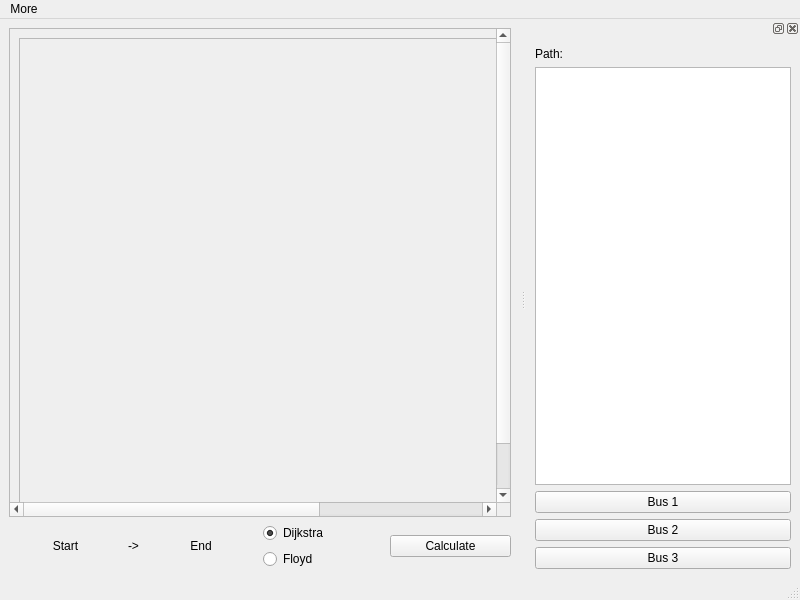
<?xml version="1.0" encoding="UTF-8"?>
<ui version="4.0">
 <class>MainWindow</class>
 <widget class="QMainWindow" name="MainWindow">
  <property name="geometry">
   <rect>
    <x>0</x>
    <y>0</y>
    <width>800</width>
    <height>600</height>
   </rect>
  </property>
  <property name="minimumSize">
   <size>
    <width>800</width>
    <height>600</height>
   </size>
  </property>
  <property name="windowTitle">
   <string notr="true">幻想市公共交通乘坐路线查询程序</string>
  </property>
  <property name="windowIcon">
   <iconset resource="../../res/res.qrc">
    <normaloff>:/img/img/busicon.png</normaloff>:/img/img/busicon.png</iconset>
  </property>
  <widget class="QWidget" name="centralwidget">
   <layout class="QGridLayout" name="gridLayout_2">
    <item row="1" column="0">
     <layout class="QHBoxLayout" name="horizontalLayout">
      <item>
       <widget class="QPushButton" name="pushButton_start">
        <property name="sizePolicy">
         <sizepolicy hsizetype="Expanding" vsizetype="Fixed">
          <horstretch>0</horstretch>
          <verstretch>0</verstretch>
         </sizepolicy>
        </property>
        <property name="text">
         <string>Start</string>
        </property>
        <property name="flat">
         <bool>true</bool>
        </property>
       </widget>
      </item>
      <item>
       <widget class="QLabel" name="label_arrow">
        <property name="text">
         <string notr="true">-&gt;</string>
        </property>
        <property name="alignment">
         <set>Qt::AlignCenter</set>
        </property>
       </widget>
      </item>
      <item>
       <widget class="QPushButton" name="pushButton_end">
        <property name="sizePolicy">
         <sizepolicy hsizetype="Expanding" vsizetype="Fixed">
          <horstretch>0</horstretch>
          <verstretch>0</verstretch>
         </sizepolicy>
        </property>
        <property name="text">
         <string>End</string>
        </property>
        <property name="flat">
         <bool>true</bool>
        </property>
       </widget>
      </item>
     </layout>
    </item>
    <item row="0" column="0" colspan="2">
     <widget class="ZoomArea" name="zoomArea">
      <property name="widgetResizable">
       <bool>true</bool>
      </property>
      <widget class="QWidget" name="scrollAreaWidgetContents">
       <property name="geometry">
        <rect>
         <x>0</x>
         <y>0</y>
         <width>758</width>
         <height>530</height>
        </rect>
       </property>
       <layout class="QVBoxLayout" name="verticalLayout_2">
        <item>
         <widget class="QFrame" name="frame">
          <property name="sizePolicy">
           <sizepolicy hsizetype="Expanding" vsizetype="Expanding">
            <horstretch>0</horstretch>
            <verstretch>0</verstretch>
           </sizepolicy>
          </property>
          <property name="minimumSize">
           <size>
            <width>736</width>
            <height>508</height>
           </size>
          </property>
          <property name="frameShape">
           <enum>QFrame::StyledPanel</enum>
          </property>
          <property name="frameShadow">
           <enum>QFrame::Raised</enum>
          </property>
          <widget class="QPushButton" name="pushButton_p12">
           <property name="geometry">
            <rect>
             <x>160</x>
             <y>30</y>
             <width>31</width>
             <height>31</height>
            </rect>
           </property>
           <property name="toolTip">
            <string notr="true">12</string>
           </property>
           <property name="text">
            <string/>
           </property>
           <property name="flat">
            <bool>true</bool>
           </property>
          </widget>
          <widget class="QPushButton" name="pushButton_p13">
           <property name="geometry">
            <rect>
             <x>170</x>
             <y>270</y>
             <width>31</width>
             <height>31</height>
            </rect>
           </property>
           <property name="toolTip">
            <string notr="true">13</string>
           </property>
           <property name="text">
            <string/>
           </property>
           <property name="flat">
            <bool>true</bool>
           </property>
          </widget>
          <widget class="QPushButton" name="pushButton_p00">
           <property name="geometry">
            <rect>
             <x>160</x>
             <y>450</y>
             <width>31</width>
             <height>31</height>
            </rect>
           </property>
           <property name="toolTip">
            <string notr="true">0</string>
           </property>
           <property name="text">
            <string/>
           </property>
           <property name="flat">
            <bool>true</bool>
           </property>
          </widget>
          <widget class="QPushButton" name="pushButton_p01">
           <property name="geometry">
            <rect>
             <x>360</x>
             <y>630</y>
             <width>31</width>
             <height>31</height>
            </rect>
           </property>
           <property name="toolTip">
            <string notr="true">1</string>
           </property>
           <property name="text">
            <string/>
           </property>
           <property name="flat">
            <bool>true</bool>
           </property>
          </widget>
          <widget class="QPushButton" name="pushButton_p02">
           <property name="geometry">
            <rect>
             <x>590</x>
             <y>550</y>
             <width>31</width>
             <height>31</height>
            </rect>
           </property>
           <property name="toolTip">
            <string notr="true">2</string>
           </property>
           <property name="text">
            <string/>
           </property>
           <property name="flat">
            <bool>true</bool>
           </property>
          </widget>
          <widget class="QPushButton" name="pushButton_p15">
           <property name="geometry">
            <rect>
             <x>520</x>
             <y>260</y>
             <width>31</width>
             <height>31</height>
            </rect>
           </property>
           <property name="toolTip">
            <string notr="true">15</string>
           </property>
           <property name="text">
            <string/>
           </property>
           <property name="flat">
            <bool>true</bool>
           </property>
          </widget>
          <widget class="QPushButton" name="pushButton_p14">
           <property name="geometry">
            <rect>
             <x>280</x>
             <y>150</y>
             <width>31</width>
             <height>31</height>
            </rect>
           </property>
           <property name="toolTip">
            <string notr="true">14</string>
           </property>
           <property name="text">
            <string/>
           </property>
           <property name="flat">
            <bool>true</bool>
           </property>
          </widget>
          <widget class="QPushButton" name="pushButton_p11">
           <property name="geometry">
            <rect>
             <x>400</x>
             <y>30</y>
             <width>31</width>
             <height>31</height>
            </rect>
           </property>
           <property name="toolTip">
            <string notr="true">11</string>
           </property>
           <property name="text">
            <string/>
           </property>
           <property name="flat">
            <bool>true</bool>
           </property>
          </widget>
          <widget class="QPushButton" name="pushButton_p10">
           <property name="geometry">
            <rect>
             <x>620</x>
             <y>30</y>
             <width>31</width>
             <height>31</height>
            </rect>
           </property>
           <property name="toolTip">
            <string notr="true">10</string>
           </property>
           <property name="text">
            <string/>
           </property>
           <property name="flat">
            <bool>true</bool>
           </property>
          </widget>
          <widget class="QPushButton" name="pushButton_p09">
           <property name="geometry">
            <rect>
             <x>800</x>
             <y>30</y>
             <width>31</width>
             <height>31</height>
            </rect>
           </property>
           <property name="toolTip">
            <string notr="true">9</string>
           </property>
           <property name="text">
            <string/>
           </property>
           <property name="flat">
            <bool>true</bool>
           </property>
          </widget>
          <widget class="QPushButton" name="pushButton_p05">
           <property name="geometry">
            <rect>
             <x>910</x>
             <y>190</y>
             <width>31</width>
             <height>31</height>
            </rect>
           </property>
           <property name="toolTip">
            <string notr="true">5</string>
           </property>
           <property name="text">
            <string/>
           </property>
           <property name="flat">
            <bool>true</bool>
           </property>
          </widget>
          <widget class="QPushButton" name="pushButton_p07">
           <property name="geometry">
            <rect>
             <x>850</x>
             <y>430</y>
             <width>31</width>
             <height>31</height>
            </rect>
           </property>
           <property name="toolTip">
            <string notr="true">7</string>
           </property>
           <property name="text">
            <string/>
           </property>
           <property name="flat">
            <bool>true</bool>
           </property>
          </widget>
          <widget class="QPushButton" name="pushButton_p04">
           <property name="geometry">
            <rect>
             <x>720</x>
             <y>190</y>
             <width>31</width>
             <height>31</height>
            </rect>
           </property>
           <property name="toolTip">
            <string notr="true">4</string>
           </property>
           <property name="text">
            <string/>
           </property>
           <property name="flat">
            <bool>true</bool>
           </property>
          </widget>
          <widget class="QPushButton" name="pushButton_p06">
           <property name="geometry">
            <rect>
             <x>720</x>
             <y>550</y>
             <width>31</width>
             <height>31</height>
            </rect>
           </property>
           <property name="toolTip">
            <string notr="true">6</string>
           </property>
           <property name="text">
            <string/>
           </property>
           <property name="flat">
            <bool>true</bool>
           </property>
          </widget>
          <widget class="QPushButton" name="pushButton_p08">
           <property name="geometry">
            <rect>
             <x>910</x>
             <y>310</y>
             <width>31</width>
             <height>31</height>
            </rect>
           </property>
           <property name="toolTip">
            <string notr="true">8</string>
           </property>
           <property name="text">
            <string/>
           </property>
           <property name="flat">
            <bool>true</bool>
           </property>
          </widget>
          <widget class="QPushButton" name="pushButton_p03">
           <property name="geometry">
            <rect>
             <x>640</x>
             <y>310</y>
             <width>31</width>
             <height>31</height>
            </rect>
           </property>
           <property name="toolTip">
            <string notr="true">3</string>
           </property>
           <property name="text">
            <string/>
           </property>
           <property name="flat">
            <bool>true</bool>
           </property>
          </widget>
          <widget class="QPushButton" name="pushButton_p16">
           <property name="geometry">
            <rect>
             <x>850</x>
             <y>630</y>
             <width>31</width>
             <height>31</height>
            </rect>
           </property>
           <property name="toolTip">
            <string notr="true">16</string>
           </property>
           <property name="text">
            <string/>
           </property>
           <property name="flat">
            <bool>true</bool>
           </property>
          </widget>
          <widget class="QLabel" name="label_img">
           <property name="geometry">
            <rect>
             <x>0</x>
             <y>0</y>
             <width>1481</width>
             <height>735</height>
            </rect>
           </property>
           <property name="sizePolicy">
            <sizepolicy hsizetype="Expanding" vsizetype="Expanding">
             <horstretch>0</horstretch>
             <verstretch>0</verstretch>
            </sizepolicy>
           </property>
           <property name="text">
            <string/>
           </property>
           <property name="pixmap">
            <pixmap resource="../../res/res.qrc">:/img/route</pixmap>
           </property>
           <property name="scaledContents">
            <bool>false</bool>
           </property>
          </widget>
          <zorder>label_img</zorder>
          <zorder>pushButton_p03</zorder>
          <zorder>pushButton_p10</zorder>
          <zorder>pushButton_p05</zorder>
          <zorder>pushButton_p08</zorder>
          <zorder>pushButton_p11</zorder>
          <zorder>pushButton_p13</zorder>
          <zorder>pushButton_p06</zorder>
          <zorder>pushButton_p02</zorder>
          <zorder>pushButton_p07</zorder>
          <zorder>pushButton_p09</zorder>
          <zorder>pushButton_p16</zorder>
          <zorder>pushButton_p04</zorder>
          <zorder>pushButton_p12</zorder>
          <zorder>pushButton_p01</zorder>
          <zorder>pushButton_p15</zorder>
          <zorder>pushButton_p00</zorder>
          <zorder>pushButton_p14</zorder>
         </widget>
        </item>
       </layout>
      </widget>
     </widget>
    </item>
    <item row="1" column="1">
     <layout class="QHBoxLayout" name="horizontalLayout_2">
      <item>
       <layout class="QVBoxLayout" name="verticalLayout">
        <item>
         <widget class="QRadioButton" name="radioButton_dijkstra">
          <property name="sizePolicy">
           <sizepolicy hsizetype="Expanding" vsizetype="Fixed">
            <horstretch>0</horstretch>
            <verstretch>0</verstretch>
           </sizepolicy>
          </property>
          <property name="text">
           <string notr="true">Dijkstra</string>
          </property>
          <property name="checked">
           <bool>true</bool>
          </property>
         </widget>
        </item>
        <item>
         <widget class="QRadioButton" name="radioButton_floyd">
          <property name="sizePolicy">
           <sizepolicy hsizetype="Expanding" vsizetype="Fixed">
            <horstretch>0</horstretch>
            <verstretch>0</verstretch>
           </sizepolicy>
          </property>
          <property name="text">
           <string notr="true">Floyd</string>
          </property>
         </widget>
        </item>
       </layout>
      </item>
      <item>
       <widget class="QPushButton" name="pushButton_calculate">
        <property name="sizePolicy">
         <sizepolicy hsizetype="Expanding" vsizetype="Fixed">
          <horstretch>0</horstretch>
          <verstretch>0</verstretch>
         </sizepolicy>
        </property>
        <property name="text">
         <string>Calculate</string>
        </property>
       </widget>
      </item>
     </layout>
    </item>
   </layout>
  </widget>
  <widget class="QMenuBar" name="menubar">
   <property name="geometry">
    <rect>
     <x>0</x>
     <y>0</y>
     <width>800</width>
     <height>26</height>
    </rect>
   </property>
   <widget class="QMenu" name="menuHelp">
    <property name="title">
     <string>More</string>
    </property>
    <addaction name="actionAbout"/>
    <addaction name="actionAboutQt"/>
   </widget>
   <addaction name="menuHelp"/>
  </widget>
  <widget class="QDockWidget" name="dockWidget">
   <attribute name="dockWidgetArea">
    <number>2</number>
   </attribute>
   <widget class="QWidget" name="dockWidgetContents">
    <layout class="QVBoxLayout" name="verticalLayout_3">
     <item>
      <widget class="QLabel" name="label_path">
       <property name="text">
        <string>Path:</string>
       </property>
      </widget>
     </item>
     <item>
      <widget class="QTextBrowser" name="textBrowser_path"/>
     </item>
     <item>
      <widget class="QPushButton" name="pushButton_bus1">
       <property name="text">
        <string>Bus 1</string>
       </property>
      </widget>
     </item>
     <item>
      <widget class="QPushButton" name="pushButton_bus2">
       <property name="text">
        <string>Bus 2</string>
       </property>
      </widget>
     </item>
     <item>
      <widget class="QPushButton" name="pushButton_bus3">
       <property name="text">
        <string>Bus 3</string>
       </property>
      </widget>
     </item>
    </layout>
   </widget>
  </widget>
  <widget class="QStatusBar" name="statusBar"/>
  <action name="actionAbout">
   <property name="icon">
    <iconset resource="../../res/res.qrc">
     <normaloff>:/img/img/about.png</normaloff>:/img/img/about.png</iconset>
   </property>
   <property name="text">
    <string>About</string>
   </property>
  </action>
  <action name="actionAboutQt">
   <property name="icon">
    <iconset resource="../../res/res.qrc">
     <normaloff>:/img/img/qt-about.png</normaloff>:/img/img/qt-about.png</iconset>
   </property>
   <property name="text">
    <string>About Qt</string>
   </property>
  </action>
 </widget>
 <customwidgets>
  <customwidget>
   <class>ZoomArea</class>
   <extends>QScrollArea</extends>
   <header>ui/zoomarea.h</header>
   <container>1</container>
  </customwidget>
 </customwidgets>
 <resources>
  <include location="../../res/res.qrc"/>
 </resources>
 <connections/>
</ui>
